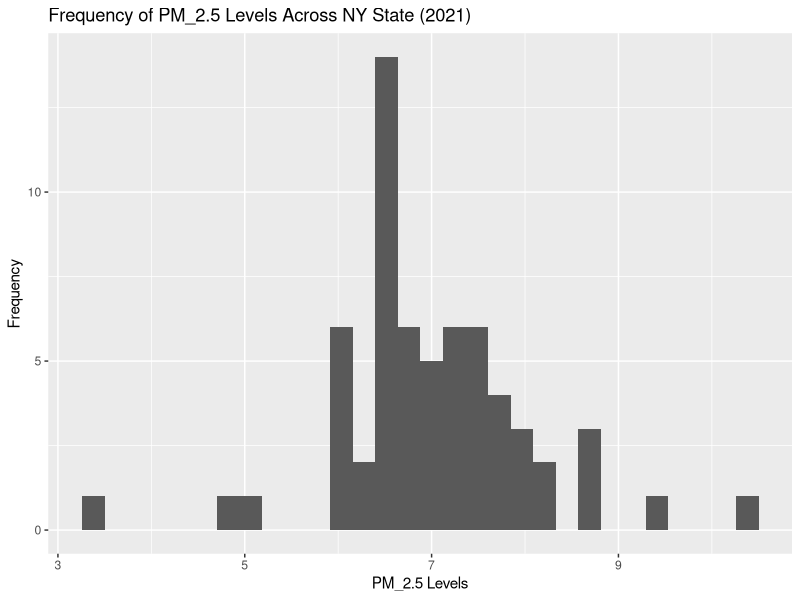
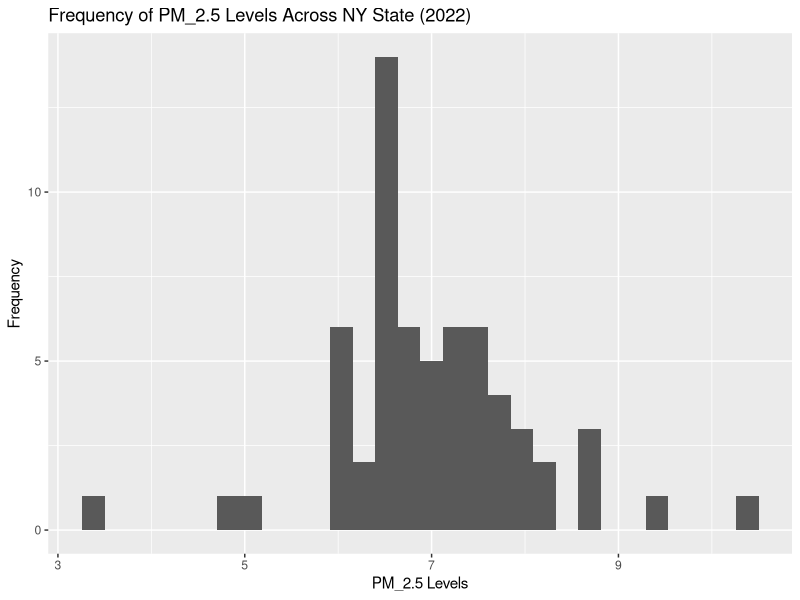
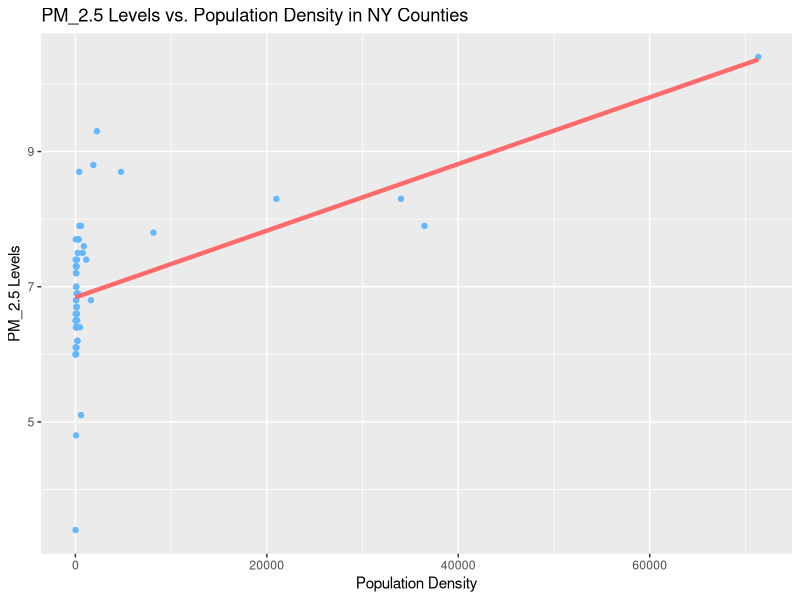

Source code (R) for these figures, in order:
## ---- chunk 1

## loading data 

library(tidyverse)

finalData <- read_csv("finalData.csv")

## getting rid of extra columns 

finalData <- finalData |>
  select(County:PopDensity)

## distribution of air pollution

finalData |>
  ggplot(mapping = aes(x = PM)) +
  geom_histogram() +
  labs(x = "PM_2.5 Levels",
       y = "Frequency",
       title = "Frequency of PM_2.5 Levels Across NY State (2021)")
## ---- chunk 2

finalData |>
  ggplot(mapping = aes(x = PM)) +
  geom_histogram() +
  labs(x = "PM_2.5 Levels",
       y = "Frequency",
       title = "Frequency of PM_2.5 Levels Across NY State (2022)")

## ---- chunk 3

## population density prediction

finalData |>
  ggplot(aes(x = PopDensity,
             y = PM)) +
  geom_point(color = "steelblue1") +
  geom_smooth(method = "lm", se = FALSE, 
              color = "indianred1", size = 1.5) +
  labs(x = "Population Density",
       y = "PM_2.5 Levels",
       title = "PM_2.5 Levels vs. Population Density in NY Counties")

## population density regression

pop_reg <- lm(PM ~ PopDensity, data = finalData)
pop_reg

## correlation

cor(finalData$PopDensity, finalData$PM) 

